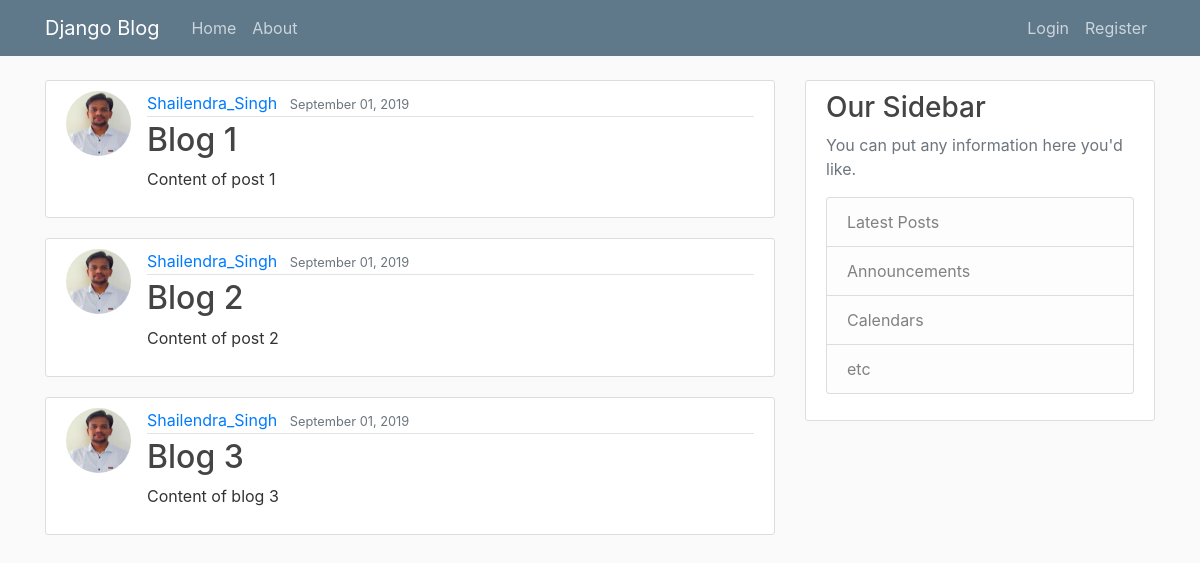
The page / on the database its author committed.
### blog_app/models.py (models this page shows, shortened)
class Post(models.Model):
    title = models.CharField(max_length = 100)
    content  = models.TextField()
    date_posted = models.DateTimeField(default = timezone.now)
    date_modified = models.DateTimeField(auto_now = True)
    author = models.ForeignKey(User, on_delete = models.CASCADE)

### users/models.py (models this page shows, shortened)
class Profile(models.Model):
    user = models.OneToOneField(User, on_delete = models.CASCADE)
    image = models.ImageField(default = 'default.jpg', upload_to = 'profile_pics')

### blog_app/views.py (the view)
# urls.py: 2. Add a URL to urlpatterns:  path('', views.home, name='home')
def home(request):
    context = {
        'posts': Post.objects.all()
    }
    return render(request, 'blog_app/home.html', context)

### blog_app/templates/blog_app/home.html
{% extends "blog_app/base.html" %}
{% block content %}
    {% for post in posts %}
        <article class="media content-section">
          <img class = "rounded-circle article-img" src = "{{ post.author.profile.image.url}}">
          <div class="media-body">
            <div class="article-metadata">
              <a class="mr-2" href="#">{{ post.author }}</a>
              <small class="text-muted">{{ post.date_posted|date:"F d, Y" }}</small>
            </div>
            <h2><a class="article-title" href="#">{{ post.title }}</a></h2>
            <p class="article-content">{{ post.content }}</p>
          </div>
        </article>
    {% endfor %}
{% endblock content %}

### blog_app/templates/blog_app/base.html (shortened to what this page needs)
{% load static %}
<!DOCTYPE html>
<html>
<head>
    <link rel="stylesheet" href="https://maxcdn.bootstrapcdn.com/bootstrap/4.0.0/css/bootstrap.min.css">
    <link rel="stylesheet" type="text/css" href="{% static 'blog_app/main.css' %}">
</head>
<body>
    <header class="site-header">
      <nav class="navbar navbar-expand-md navbar-dark bg-steel fixed-top">
        <div class="container">
          <a class="navbar-brand mr-4" href="{% url 'blog-home' %}">Django Blog</a>
          <div class="collapse navbar-collapse" id="navbarToggle">
            <div class="navbar-nav mr-auto">
              <a class="nav-item nav-link" href="{% url 'blog-home' %}">Home</a>
              <a class="nav-item nav-link" href="{% url 'blog-about' %}">About</a>
            </div>
            <div class="navbar-nav">
              {% if user.is_authenticated %}
                <a class="nav-item nav-link" href="{% url 'profile' %}">profile</a>
                <a class="nav-item nav-link" href="{% url 'logout' %}">Logout</a>
              {% else %}
                <a class="nav-item nav-link" href="{% url 'login' %}">Login</a>
                <a class="nav-item nav-link" href="{% url 'register' %}">Register</a>
              {% endif%}
            </div>
          </div>
        </div>
      </nav>
    </header>
    <main role="main" class="container">
      <div class="row">
        <div class="col-md-8">
          {% block content %}{% endblock %}
        </div>
        <div class="col-md-4">
          <div class="content-section">
            <h3>Our Sidebar</h3>
            <p class='text-muted'>You can put any information here you'd like.
              <ul class="list-group">
                <li class="list-group-item list-group-item-light">Latest Posts</li>
                <li class="list-group-item list-group-item-light">Announcements</li>
                <li class="list-group-item list-group-item-light">Calendars</li>
                <li class="list-group-item list-group-item-light">etc</li>
              </ul>
            </p>
          </div>
        </div>
      </div>
    </main>
</body>
</html>

### blog_app/static/blog_app/main.css (style rules this page uses)
body { background: #fafafa; color: #333333; margin-top: 5rem; }
h1, h2, h3, h4, h5, h6 { color: #444444; }
ul { margin: 0; }
.bg-steel { background-color: #5f788a; }
.site-header .navbar-nav .nav-link { color: #cbd5db; }
.content-section { background: #ffffff; padding: 10px 20px; border: 1px solid #dddddd; border-radius: 3px; margin-bottom: 20px; }
.article-title { color: #444444; }
.article-content { white-space: pre-line; }
.article-img { height: 65px; width: 65px; margin-right: 16px; }
.article-metadata { padding-bottom: 1px; margin-bottom: 4px; border-bottom: 1px solid #e3e3e3 }

### rows shown on the page
Post: author.profile.image (picture), author "Shailendra_Singh", date_posted "September 01, 2019", title "Blog 1", content "Content of post 1"
Post: author.profile.image (picture), author "Shailendra_Singh", date_posted "September 01, 2019", title "Blog 2", content "Content of post 2"
Post: author.profile.image (picture), author "Shailendra_Singh", date_posted "September 01, 2019", title "Blog 3", content "Content of blog 3"
